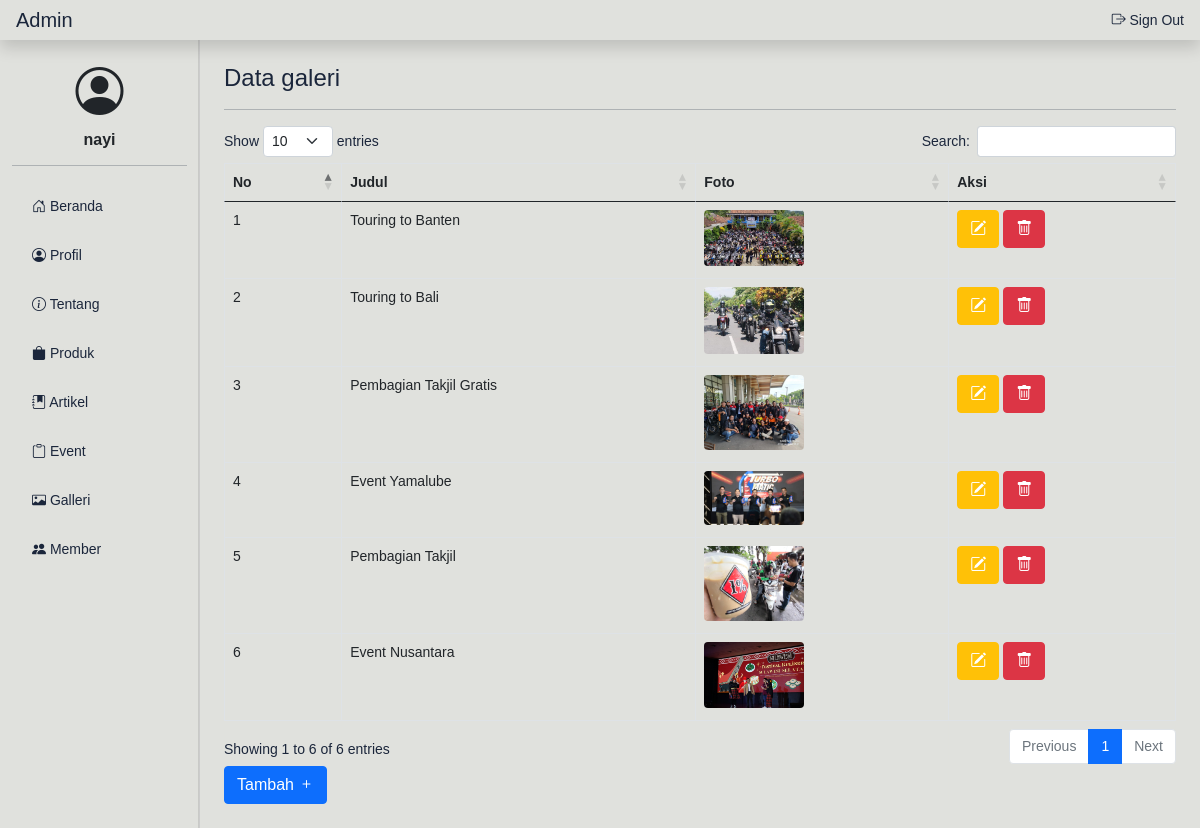
The page /admin/galleri_tampil.php (signed in) on the database its author committed.
### tables this page shows
CREATE TABLE `galeri` (
  `id_galeri` int(11) NOT NULL,
  `foto_galeri` varchar(255) NOT NULL,
  `judul` varchar(255) DEFAULT NULL
);

### admin/galleri_tampil.php (the view)
<?php
include "header.php";
$ambil_galeri = $koneksi->query("SELECT * FROM galeri");
$galeri = array();
while ($tiap_galeri = $ambil_galeri->fetch_assoc()) {
	$galeri[] = $tiap_galeri;
}
?>
<h4>Data galeri</h4>
<hr>
<table class="table table-bordered table-hover" id="thetable">
	<thead>
		<tr>
			<th>No</th>
			<th>Judul</th>
			<th>Foto</th>
			<th>Aksi</th>
		</tr>
	</thead>
	<tbody>
		<?php foreach ($galeri as $key => $value): ?>
			<tr>
				<td><?php echo $key + 1; ?></td>
				<td><?php echo $value["judul"]; ?></td>
				<td>
					<img src="../assets/file/<?php echo $value["foto_galeri"]; ?>" width="100" class="rounded mb-1">
				</td>
				<td>
					<a href="galleri_ubah.php?id=<?php echo $value["id_galeri"]; ?>" class="btn btn-warning" title="Ubah">
						<span class="bi bi-pencil-square text-white"></span>
					</a>
					<a href="galleri_hapus.php?id=<?php echo $value["id_galeri"]; ?>" onclick="return confirm('Apakah anda yakin?')" class="btn btn-danger" title="Hapus">
						<span class="bi bi-trash text-white"></span>
					</a>
				</td>
			</tr>
		<?php endforeach ?>
	</tbody>
</table>
<a href="galleri_tambah.php" class="btn btn-primary" title="Tambah">
	Tambah
	<span class="bi bi-plus"></span>
</a>
<?php
include "footer.php";
?>

### admin/header.php (shortened to what this page needs)
<?php
include "../koneksi.php";
$id = $_SESSION['admin']['id_admin'];
$aa = $koneksi->query("SELECT * FROM admin WHERE id_admin = '$id'");
$admin = $aa->fetch_assoc();
?>
<!DOCTYPE html>
<html>
<head>
	<link rel="stylesheet" href="../assets/css/bootstrap.css">
	<link rel="stylesheet" href="https://cdn.jsdelivr.net/npm/bootstrap-icons@1.5.0/font/bootstrap-icons.css">
	<link rel="stylesheet" href="../assets/css/dashboard.css">
	<link rel="stylesheet" href="../assets/css/dataTables.bootstrap5.min.css">
</head>
<body>
	<header class="navbar navbar-dark bg-dark sticky-top flex-md-nowrap p-0 shadow">
		<a class="navbar-brand col-md-3 col-lg-2 me-0 px-3" href="#">Admin</a>
		<ul class="navbar-nav px-3 ms-auto">
			<li class="nav-item text-nowrap">
				<a class="nav-link" href="logout.php">
					<i class="bi bi-box-arrow-right"></i> Sign Out
				</a>
			</li>
		</ul>
	</header>
	<div class="container-fluid">
		<div class="row">
			<nav id="sidebar" class="col-md-3 col-lg-2 d-md-block bg-white sidebar collapse position-fixed top-0 bottom-0 pt-5">
				<div class="position-sticky">
					<a href="profil_admin.php" class="text-decoration-none">
						<div class="container text-center pt-3">
							<span class="bi bi-person-circle display-5 text-dark"></span>
							<h6 class="pt-2 text-dark"><?php echo $admin["nama_admin"]; ?></h6>
						</div>
					</a>
					<hr>
					<ul class="nav flex-column">
	<li class="nav-item">
		<a class="nav-link text-dark" href="index.php">
			<i class="bi bi-house-door"></i> Beranda
		</a>
	</li>
	<li class="nav-item">
	<li class="nav-item">
		<a class="nav-link text-dark" href="profil_admin.php">
			<i class="bi bi-person-circle"></i> Profil
		</a>
	</li>
		<a class="nav-link text-dark" href="tentang_tampil.php">
			<i class="bi bi-info-circle"></i> Tentang
		</a>
	</li>
	<li class="nav-item">
		<a class="nav-link text-dark" href="produk_tampil.php">
			<i class="bi bi-bag-fill"></i> Produk
		</a>
	</li>
	<li class="nav-item">
		<a class="nav-link text-dark" href="berita_tampil.php">
			<i class="bi bi-journal-bookmark-fill"></i> Artikel
		</a>
	</li>
		<li class="nav-item">
		<a class="nav-link text-dark" href="kegiatan_tampil.php">
			<i class="bi bi-clipboard"></i> Event
		</a>
	</li>
	<li class="nav-item">
		<a class="nav-link text-dark" href="galleri_tampil.php">
			<i class="bi bi-card-image"></i> Galleri
		</a>
	</li>
	<li class="nav-item">
	<a class="nav-link text-dark" href="member_tampil.php">
		<i class="bi bi-people-fill"></i> Member
	</a>
</li>
</ul>
				</div>
			</nav>
			<main class="col-md-9 ms-sm-auto col-lg-10 offset-md-3 offset-lg-2 px-md-4 py-4">

### assets/css/dashboard.css (style rules this page uses)
body { font-size: 0.875rem; }
.sidebar { z-index: 100; box-shadow: inset -1px 0 0 0 rgba(0, 0, 0, 0.1); }

### admin/header.php (style rules this page uses)
body { background-color: #E0E1DD; color: #1B263B; font-family: 'Poppins', sans-serif; }
.navbar { background-color: #E0E1DD !important; }
.navbar .nav-link, .navbar .navbar-brand { color: #1B263B !important; transition: color 0.3s ease; }
.sidebar { background-color: #E0E1DD !important; border-right: 1px solid #ccc; }
.sidebar .nav-link { color: #1B263B !important; transition: background-color 0.3s, color 0.3s; font-weight: 500; border-radius: 8px; margin: 4px 8px; padding: 10px 12px; }
.sidebar .container h6 { font-weight: 600; color: #1B263B; }

### rows shown on the page
galeri: judul "Touring to Banten", foto_galeri (picture)
galeri: judul "Touring to Bali", foto_galeri (picture)
galeri: judul "Pembagian Takjil Gratis", foto_galeri (picture)
galeri: judul "Event Yamalube", foto_galeri (picture)
galeri: judul "Pembagian Takjil", foto_galeri (picture)
galeri: judul "Event Nusantara", foto_galeri (picture)

### other values the page prints
$admin["nama_admin"] "nayi"
